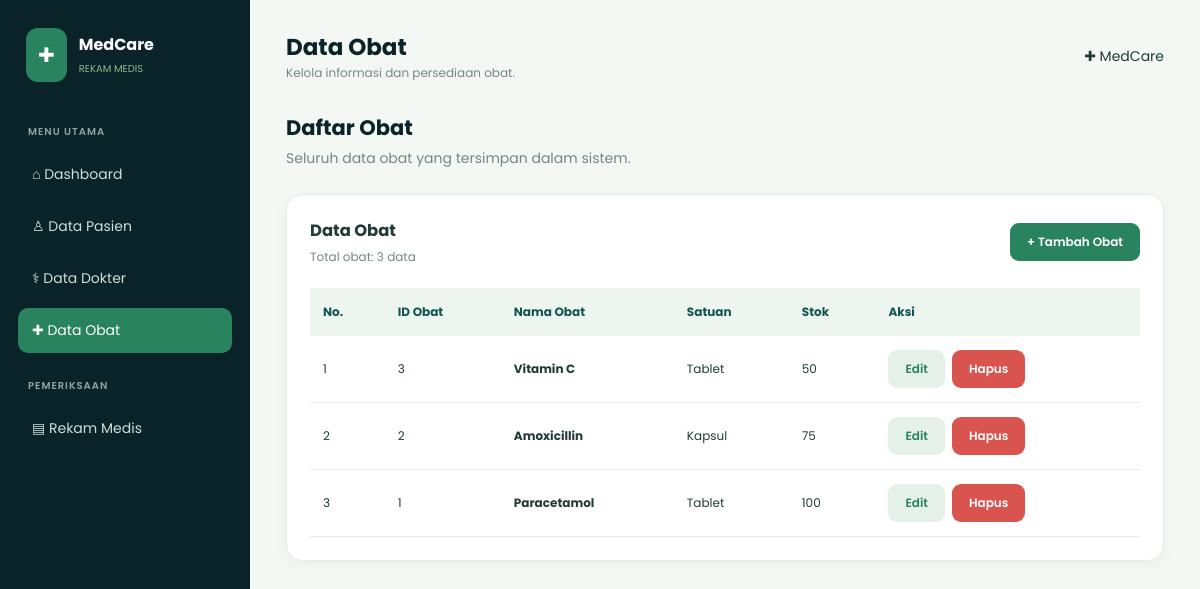
The page /obat/index.php on the database its author committed.
### tables this page shows
CREATE TABLE `obat` (
  `id_obat` int(11) NOT NULL,
  `nama_obat` varchar(100) NOT NULL,
  `satuan` varchar(30) NOT NULL,
  `stok` int(11) NOT NULL DEFAULT 0
);

### obat/index.php (the view, shortened to what this page needs)
<?php
include '../koneksi.php';
$query = mysqli_query($conn, "SELECT * FROM obat ORDER BY id_obat DESC");
?>
<!DOCTYPE html>
<html lang="id">
<head>
    <link rel="stylesheet" href="../style.css">
</head>
<body>
<div class="layout">
    <aside class="sidebar">
        <div class="brand">
            <div class="brand-icon">✚</div>
            <div>
                <h2>MedCare</h2>
                <small>REKAM MEDIS</small>
            </div>
        </div>
        <p class="menu-title">MENU UTAMA</p>
        <a href="../index.php" class="nav-link">⌂ Dashboard</a>
        <a href="../pasien/index.php" class="nav-link">♙ Data Pasien</a>
        <a href="../dokter/index.php" class="nav-link">⚕ Data Dokter</a>
        <a href="index.php" class="nav-link active">✚ Data Obat</a>
        <p class="menu-title">PEMERIKSAAN</p>
        <a href="../rekam_medis/index.php" class="nav-link">▤ Rekam Medis</a>
    </aside>
    <main class="main-content">
        <div class="topbar">
            <div>
                <h1>Data Obat</h1>
                <p>Kelola informasi dan persediaan obat.</p>
            </div>
            <span>✚ MedCare</span>
        </div>
        <div class="page-title">
            <h2>Daftar Obat</h2>
            <p>Seluruh data obat yang tersimpan dalam sistem.</p>
        </div>
        <div class="content-card">
            <div style="display:flex; justify-content:space-between;
                        align-items:center; margin-bottom:22px; gap:10px;">
                <div>
                    <h3>Data Obat</h3>
                    <p style="color:#758780; font-size:12px; margin-top:5px;">
                        Total obat: <?= mysqli_num_rows($query) ?> data
                    </p>
                </div>
                <a href="tambah.php" class="btn">+ Tambah Obat</a>
            </div>
            <div class="table-wrapper">
                <table>
                    <thead>
                        <tr>
                            <th>No.</th>
                            <th>ID Obat</th>
                            <th>Nama Obat</th>
                            <th>Satuan</th>
                            <th>Stok</th>
                            <th>Aksi</th>
                        </tr>
                    </thead>
                    <tbody>
                    <?php if (mysqli_num_rows($query) > 0): ?>
                        <?php $no = 1; ?>
                        <?php while ($data = mysqli_fetch_assoc($query)): ?>
                        <tr>
                            <td><?= $no++ ?></td>
                            <td><?= (int)$data['id_obat'] ?></td>
                            <td>
                                <strong>
                                    <?= htmlspecialchars($data['nama_obat']) ?>
                                </strong>
                            </td>
                            <td><?= htmlspecialchars($data['satuan']) ?></td>
                            <td><?= (int)$data['stok'] ?></td>
                            <td>
                                <div class="actions">
                                    <a class="btn btn-edit"
                                       href="edit.php?id=<?= (int)$data['id_obat'] ?>">
                                        Edit
                                    </a>
                                    <button type="button"
                                        class="btn btn-danger"
                                        onclick="bukaModal(
                                            <?= (int)$data['id_obat'] ?>,
                                            <?= htmlspecialchars(json_encode($data['nama_obat']), ENT_QUOTES, 'UTF-8') ?>
                                        )">
                                        Hapus
                                    </button>
                                </div>
                            </td>
                        </tr>
                        <?php endwhile; ?>
                    <?php endif; ?>
                    </tbody>
                </table>
            </div>
        </div>
    </main>
</div>
</body>
</html>

### style.css (style rules this page uses)
:root { --dark: #092328; --teal: #12544F; --green: #2A835F; --sage: #8BBB92; --background: #F4F8F5; --white: #FFFFFF; --text: #203B37; --muted: #758780; --border: #E3ECE5; --danger: #D9534F; }
* { margin: 0; padding: 0; box-sizing: border-box; }
body { font-family: 'Poppins', sans-serif; background: var(--background); color: var(--text); font-size: 14px; }
a { text-decoration: none; color: inherit; }
.layout { display: flex; min-height: 100vh; }
.sidebar { width: 250px; background: var(--dark); color: white; padding: 28px 18px; flex-shrink: 0; }
.brand { display: flex; align-items: center; gap: 12px; margin-bottom: 42px; padding: 0 8px; }
.brand-icon { background: var(--green); padding: 12px; border-radius: 12px; font-size: 20px; }
.brand h2 { font-size: 16px; font-weight: 700; }
.brand small { color: var(--sage); font-size: 10px; }
.menu-title { color: #8FA8A0; font-size: 10px; font-weight: 600; margin: 25px 10px 12px; letter-spacing: 1px; }
.nav-link { display: block; padding: 12px 14px; border-radius: 10px; color: #D0DDD8; margin-bottom: 7px; transition: .2s; }
.nav-link:hover, .nav-link.active { background: var(--green); color: white; }
.main-content { flex: 1; padding: 30px 36px; min-width: 0; }
.topbar { display: flex; justify-content: space-between; align-items: center; margin-bottom: 30px; gap: 15px; }
.topbar h1 { font-size: 23px; color: var(--dark); }
.topbar p { color: var(--muted); font-size: 12px; }
.page-title { margin-bottom: 25px; }
.page-title h2 { font-size: 21px; color: var(--dark); }
.page-title p { color: var(--muted); margin-top: 5px; }
.stat-card, .content-card { background: var(--white); padding: 23px; border-radius: 16px; border: 1px solid var(--border); box-shadow: 0 4px 15px rgba(9,35,40,.04); }
.btn { display: inline-block; padding: 10px 17px; border: none; border-radius: 9px; background: var(--green); color: white; font-family: inherit; font-size: 12px; font-weight: 600; cursor: pointer; transition: .2s; }
.btn-danger { background: var(--danger); color: white; }
.btn-edit { background: #E5F0E9; color: var(--green); }
.table-wrapper { overflow-x: auto; }
table { width: 100%; border-collapse: collapse; background: white; min-width: 650px; }
th { background: #EDF5EF; color: var(--teal); text-align: left; font-size: 12px; padding: 15px 13px; }
td { padding: 14px 13px; border-bottom: 1px solid var(--border); font-size: 12px; }
.actions { display: flex; gap: 7px; align-items: center; }
.main-content { animation: pageFadeIn 0.45s ease; }
.content-card, .form-card { animation: cardAppear 0.5s ease; transition: box-shadow 0.3s ease, transform 0.3s ease; }
.btn, .btn-secondary, .action-btn { transition: all 0.25s ease; }
tbody tr { transition: background 0.2s ease; }
.nav-link { transition: all 0.25s ease; }

### rows shown on the page
obat: id_obat "3", nama_obat "Vitamin C", satuan "Tablet", stok "50"
obat: id_obat "2", nama_obat "Amoxicillin", satuan "Kapsul", stok "75"
obat: id_obat "1", nama_obat "Paracetamol", satuan "Tablet", stok "100"

### other values the page prints
mysqli_num_rows($query) "3"
